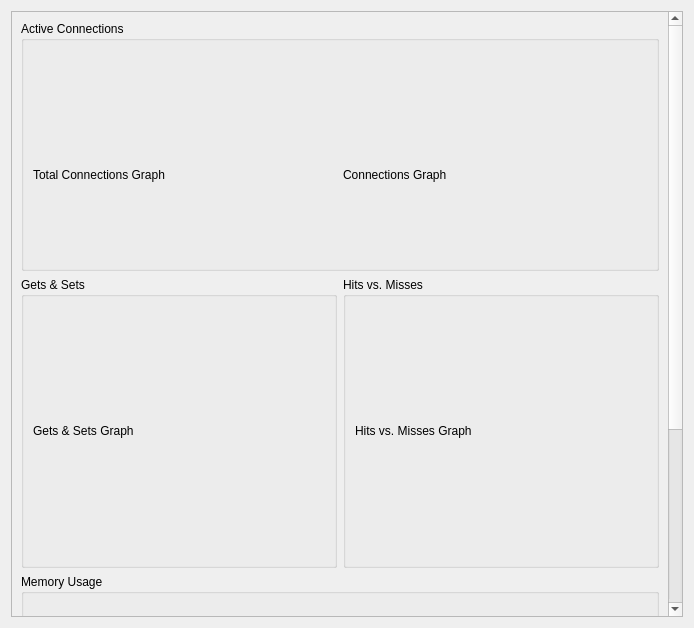
<ui version="4.0" >
 <class>liveStatsDialog</class>
 <widget class="QDialog" name="liveStatsDialog" >
  <property name="geometry" >
   <rect>
    <x>0</x>
    <y>0</y>
    <width>694</width>
    <height>628</height>
   </rect>
  </property>
  <property name="windowTitle" >
   <string>Live Stats</string>
  </property>
  <layout class="QVBoxLayout" name="verticalLayout" >
   <item>
    <widget class="QScrollArea" name="scrollArea" >
     <property name="widgetResizable" >
      <bool>true</bool>
     </property>
     <widget class="QWidget" name="scrollAreaWidgetContents" >
      <property name="geometry" >
       <rect>
        <x>0</x>
        <y>0</y>
        <width>651</width>
        <height>877</height>
       </rect>
      </property>
      <layout class="QVBoxLayout" name="verticalLayout_4" >
       <item>
        <widget class="QGroupBox" name="gbConnections" >
         <property name="minimumSize" >
          <size>
           <width>0</width>
           <height>250</height>
          </size>
         </property>
         <property name="title" >
          <string>Active Connections</string>
         </property>
         <layout class="QHBoxLayout" name="horizontalLayout" >
          <item>
           <widget class="QLabel" name="lblTotalConnectionsGraph" >
            <property name="minimumSize" >
             <size>
              <width>275</width>
              <height>250</height>
             </size>
            </property>
            <property name="text" >
             <string>Total Connections Graph</string>
            </property>
           </widget>
          </item>
          <item>
           <widget class="QLabel" name="lblConnectionsGraph" >
            <property name="minimumSize" >
             <size>
              <width>275</width>
              <height>250</height>
             </size>
            </property>
            <property name="text" >
             <string>Connections Graph</string>
            </property>
           </widget>
          </item>
         </layout>
        </widget>
       </item>
       <item>
        <layout class="QHBoxLayout" name="horizontalLayout_2" >
         <item>
          <widget class="QGroupBox" name="gbGetsSets" >
           <property name="title" >
            <string>Gets &amp;&amp; Sets</string>
           </property>
           <layout class="QVBoxLayout" name="verticalLayout_5" >
            <item>
             <widget class="QLabel" name="lblGetsGraph" >
              <property name="minimumSize" >
               <size>
                <width>270</width>
                <height>250</height>
               </size>
              </property>
              <property name="text" >
               <string>Gets &amp; Sets Graph</string>
              </property>
             </widget>
            </item>
           </layout>
          </widget>
         </item>
         <item>
          <widget class="QGroupBox" name="gbHitsMisses" >
           <property name="title" >
            <string>Hits vs. Misses</string>
           </property>
           <layout class="QVBoxLayout" name="verticalLayout_7" >
            <item>
             <widget class="QLabel" name="lblHitsMissesGraph" >
              <property name="minimumSize" >
               <size>
                <width>270</width>
                <height>250</height>
               </size>
              </property>
              <property name="text" >
               <string>Hits vs. Misses Graph</string>
              </property>
             </widget>
            </item>
           </layout>
          </widget>
         </item>
        </layout>
       </item>
       <item>
        <widget class="QGroupBox" name="gbMemoryUsage" >
         <property name="title" >
          <string>Memory Usage</string>
         </property>
         <layout class="QVBoxLayout" name="verticalLayout_2" >
          <item>
           <widget class="QLabel" name="lblMemoryGraph" >
            <property name="minimumSize" >
             <size>
              <width>550</width>
              <height>250</height>
             </size>
            </property>
            <property name="text" >
             <string>Memory Usage Graph</string>
            </property>
           </widget>
          </item>
         </layout>
        </widget>
       </item>
      </layout>
     </widget>
    </widget>
   </item>
  </layout>
 </widget>
 <resources/>
 <connections/>
</ui>
